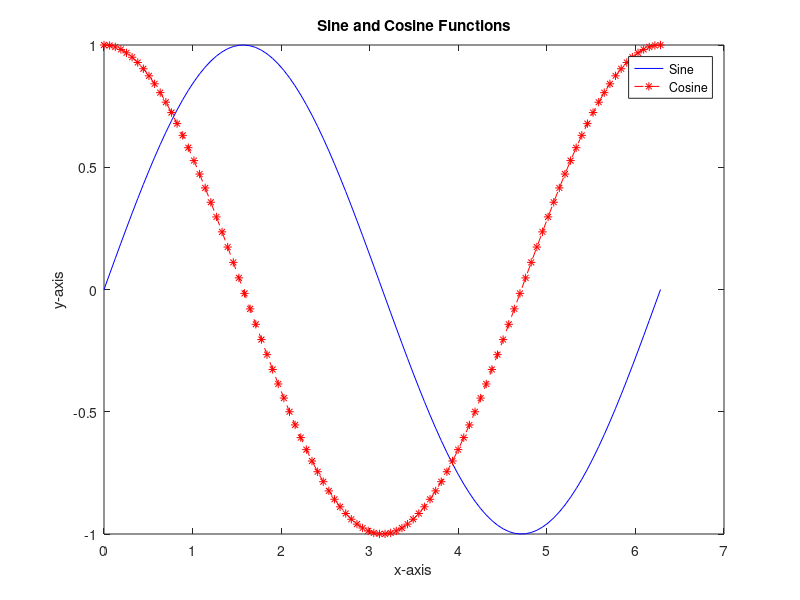

This figure's MATLAB source:
% Define the x-values
x = linspace(0, 2*pi, 100); % 100 points from 0 to 2*pi

% Define the y-values for two different functions
y1 = sin(x);
y2 = cos(x);

% Create a new figure window
figure;

% Plot the first function (sine) with a blue solid line
plot(x, y1, 'b-');

% Use 'hold on' to add subsequent plots to the same figure
hold on;

% Plot the second function (cosine) with a red dashed line and star markers
plot(x, y2, 'r--*');

% Add labels and a title to the plot
xlabel('x-axis');
ylabel('y-axis');
title('Sine and Cosine Functions');

% Add a legend to identify the lines
legend('Sine', 'Cosine');

% Turn off 'hold on'
hold off;
